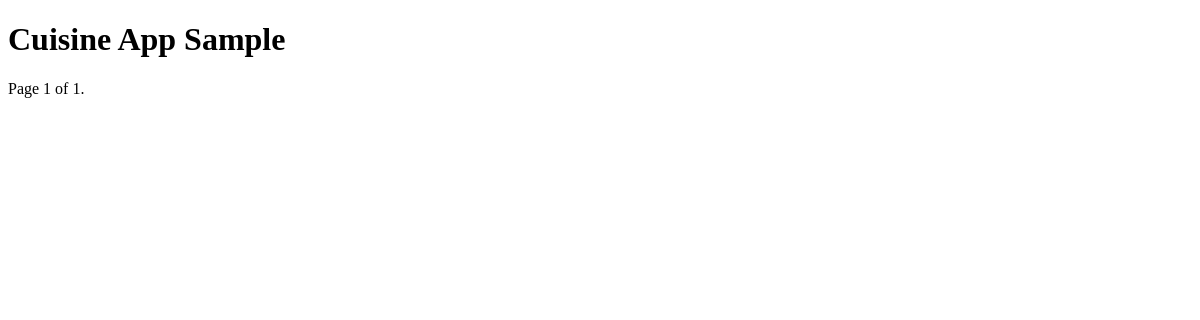
The app's page /cuisine/cuisinelist/, older data.
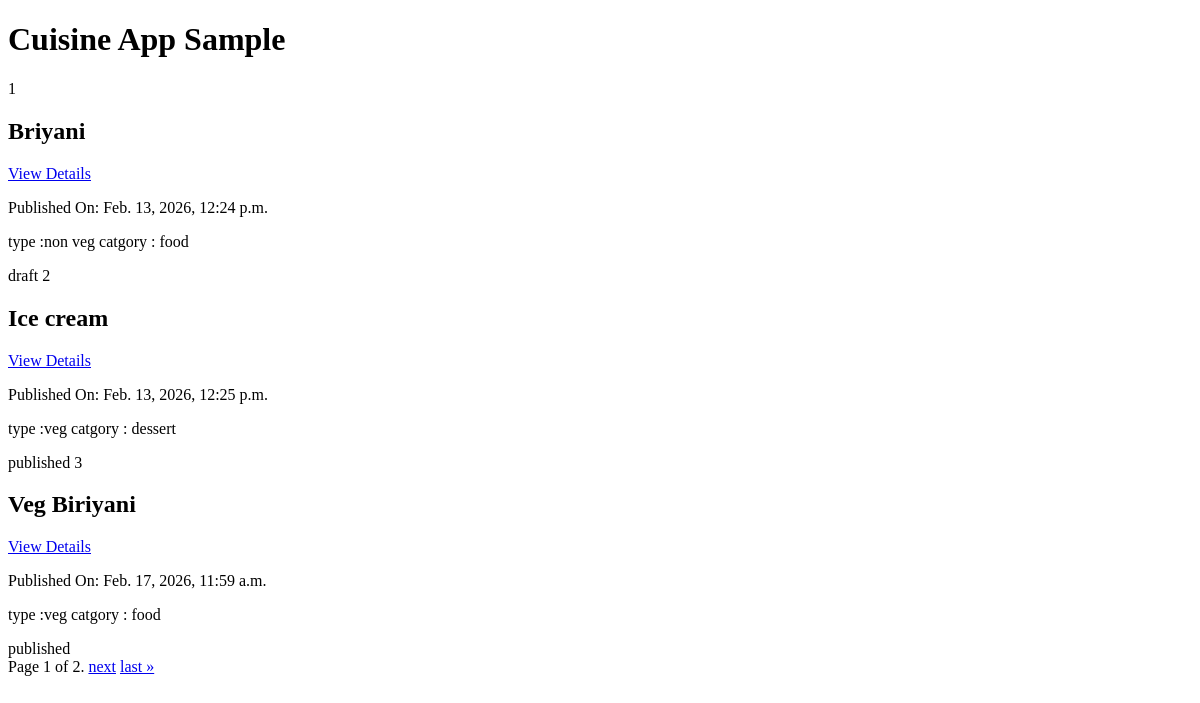
The same page, newer data.
### cuisine/models.py (models this page shows, shortened)
class Cuisine(models.Model):
    name = models.CharField(max_length=20)
    type = models.CharField(max_length=15,      choices = (('veg','Veg'),('non veg','NON Veg')),default = 'non veg')
    catg = models.CharField(max_length=8,  choices=CATG_CHOICES,default = 'food')
    desc =models.TextField()
    author = models.ForeignKey(User,         related_name='cuisine_user',on_delete=models.CASCADE)
    created = models.DateTimeField(auto_now_add=True)
    updated = models.DateTimeField(auto_now=True)
    status = models.CharField(max_length=10,choices=STATUS_CHOICES,default='draft')

### cuisine/views.py (the view)
# urls.py: path('cuisinelist/',views.Cuisine_list,name='Cuisine_list'),
def Cuisine_list(request):
    objlist = Cuisine.objects.all()
    paginator = Paginator(objlist, 3)  # 2 items in each page
    page = request.GET.get('page')
    try:
        cuisines = paginator.page(page)
    except PageNotAnInteger:
        cuisines = paginator.page(1)
    except EmptyPage:
        cuisines = paginator.page(paginator.num_pages)
    return render(request, "cuisine/cuisine_list.html", {'page': page, 'cuisines': cuisines})

### cuisine/templates/cuisine/cuisine_list.html
{% extends "cuisine/base.html" %}
{% block content %}
<h1>Cuisine App Sample</h1>
{% for cuisine in cuisines%}
{{cuisine.id}}
<h2>{{cuisine.name}}</h2>
<a href="{% url 'Cuisine_Cuisine_detaillist' cuisine.id %}">View Details</a>
<p>Published On: {{cuisine.created}}</p>
<p>type  :{{cuisine.type}}
    catgory : {{cuisine.catg}}</p>
    {{cuisine.status}}
{% endfor %}
{% include "pagination.html" with page=cuisines %}
</div>
{% endblock %}

### cuisine/templates/cuisine/base.html (shortened to what this page needs)
{% load static %}
<!DOCTYPE html>
<html lang="en">
<head>
</head>
<body>
    <div id="content">
        {% block content %}
        {% endblock %}
</body>
</html>

### cuisine/templates/pagination.html (shortened to what this page needs)
<div class="pagination">
    <span class="step-links">
        <span class="current">
            Page {{ cuisines.number }} of {{ cuisines.paginator.num_pages }}.
        </span>
        {% if cuisines.has_next %}
            <a href="?page={{ cuisines.next_page_number }}">next</a>
            <a href="?page={{ cuisines.paginator.num_pages }}">last &raquo;</a>
        {% endif %}
    </span>
</div>

Row changes from the older to the newer data that the page shows:
added Cuisine: id "1", name "Briyani", created "Feb. 13, 2026, 12:24 p.m.", type "non veg", catg "food", status "draft"
added Cuisine: id "2", name "Ice cream", created "Feb. 13, 2026, 12:25 p.m.", type "veg", catg "dessert", status "published"
added Cuisine: id "3", name "Veg Biriyani", created "Feb. 17, 2026, 11:59 a.m.", type "veg", catg "food", status "published"
Text that changed along with them:
{{ cuisines.paginator.num_pages }}: "1" → "2"
text now shown: "next last »"
